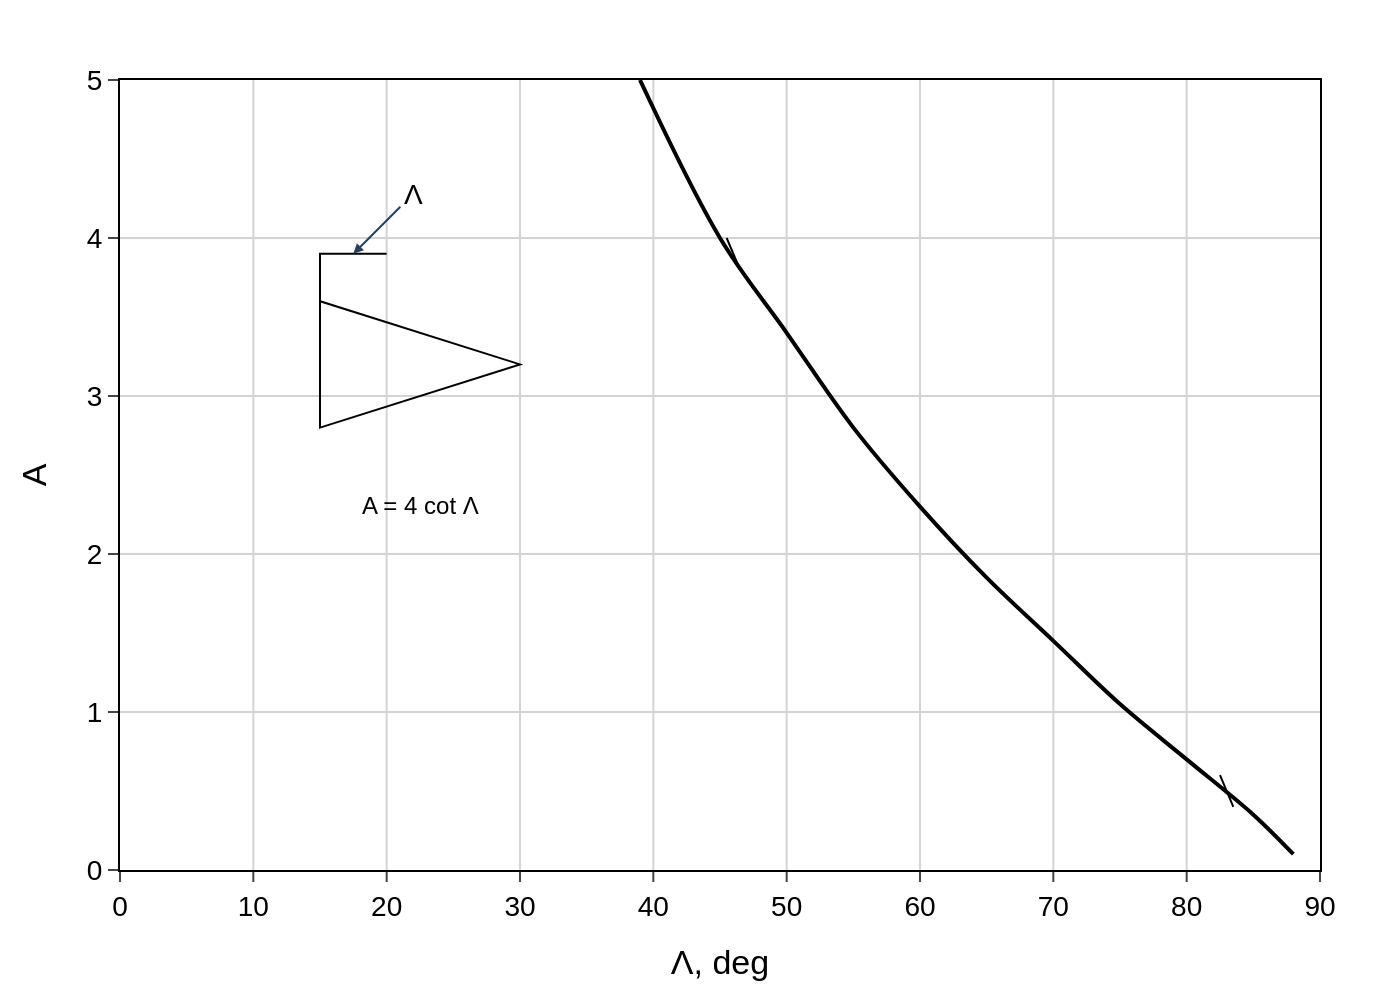

Generate this figure with Python:
import sys
import json
from pathlib import Path
import plotly.graph_objects as go

# Check for command-line argument
if len(sys.argv) != 2:
    print("Usage: python create_chart.py <path_to_json_file>")
    sys.exit(1)

# Get the JSON file path from the command-line argument
json_file_path = Path(sys.argv[1])

# Check if the file exists
if not json_file_path.is_file():
    print(f"Error: JSON file not found at '{json_file_path}'")
    sys.exit(1)

# Read and parse the JSON file
with open(json_file_path, 'r', encoding='utf-8') as f:
    chart_info = json.load(f)

# Extract data from the JSON object
chart_data = chart_info.get("chart_data", [])
texts = chart_info.get("texts", {})
colors = chart_info.get("colors", [])
shapes = chart_info.get("shapes", [])

# Initialize the figure
fig = go.Figure()

# Add data series to the figure
for i, series in enumerate(chart_data):
    fig.add_trace(go.Scatter(
        x=series["x"],
        y=series["y"],
        mode='lines',
        name=series.get("name", ""),
        line=dict(color=colors[i % len(colors)], width=2, shape='spline'),
        showlegend=False
    ))

# Prepare layout object
layout = {
    "font": dict(family="Arial", size=14, color="black"),
    "plot_bgcolor": "white",
    "paper_bgcolor": "white",
    "showlegend": False,
    "margin": dict(l=60, r=40, t=40, b=60),
    "xaxis": {
        "title_text": texts.get("x_axis_title"),
        "range": [0, 90],
        "tickmode": 'linear',
        "dtick": 10,
        "showline": True,
        "linewidth": 1,
        "linecolor": 'black',
        "mirror": True,
        "ticks": 'outside',
        "gridcolor": 'lightgray',
        "zeroline": False
    },
    "yaxis": {
        "title_text": texts.get("y_axis_title"),
        "range": [0, 5],
        "tickmode": 'linear',
        "dtick": 1,
        "showline": True,
        "linewidth": 1,
        "linecolor": 'black',
        "mirror": True,
        "ticks": 'outside',
        "gridcolor": 'lightgray',
        "zeroline": False
    }
}

# Add annotations if they exist
if "annotations" in texts and texts["annotations"]:
    layout["annotations"] = texts["annotations"]
    for ann in layout["annotations"]:
        if 'font' not in ann:
            ann['font'] = {}
        ann['font']['family'] = "Arial"
        ann['font']['color'] = "black"

# Add shapes if they exist
if shapes:
    layout["shapes"] = shapes

# Apply the layout to the figure
fig.update_layout(layout)

# Define the output filename
output_filename = json_file_path.with_suffix('.png')

# Write the image to a file
fig.write_image(output_filename, scale=2)

print(f"Chart saved to {output_filename}")
